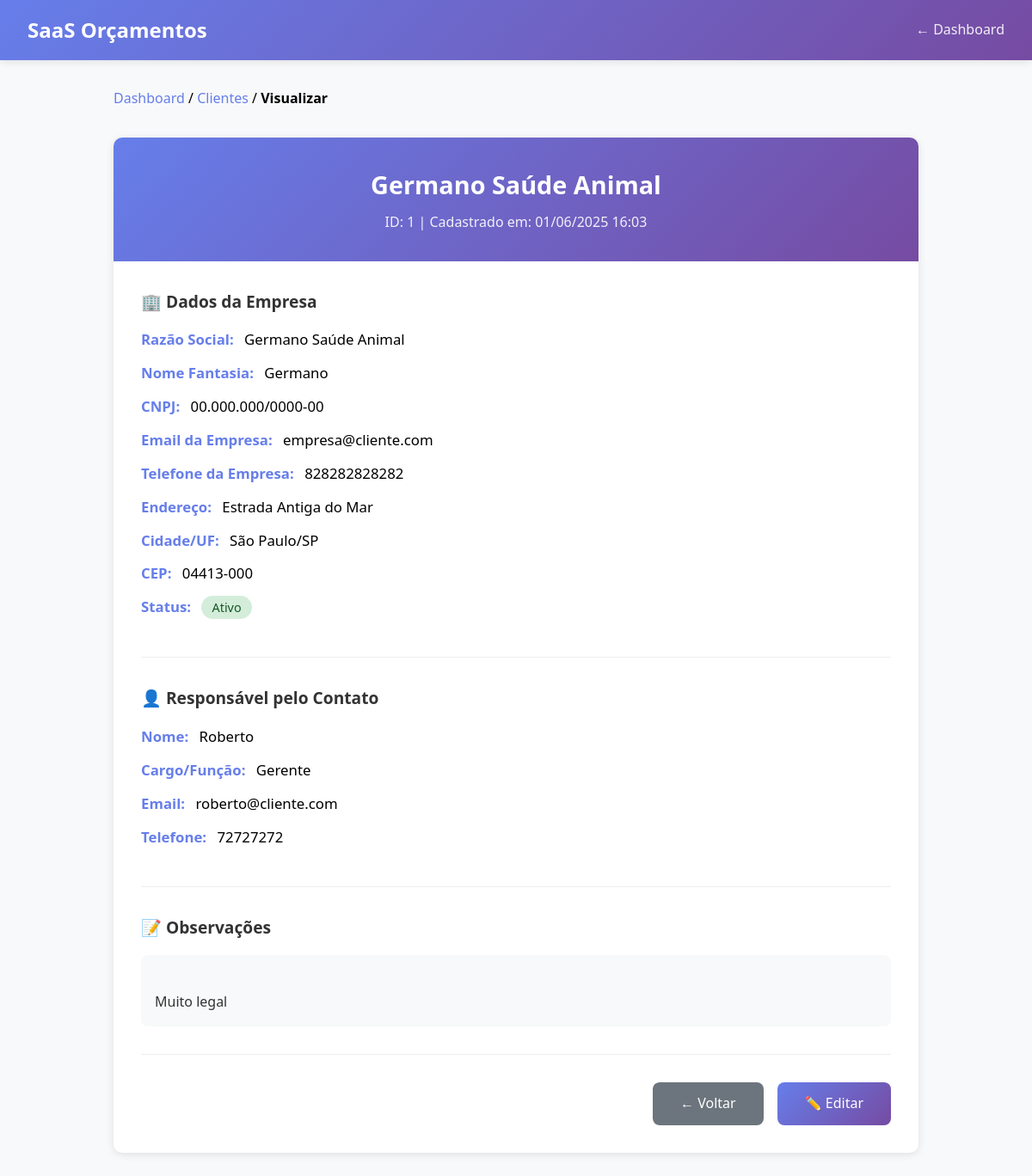
Page /clientes/visualizar.php?id=1 (signed in) on the committed database.
### tables this page shows
CREATE TABLE `clientes` (
  `id` int NOT NULL AUTO_INCREMENT,
  `empresa_id` int NOT NULL,
  `razao_social` varchar(200) NOT NULL,
  `nome_fantasia` varchar(200) DEFAULT NULL,
  `cnpj` varchar(18) NOT NULL,
  `responsavel_nome` varchar(100) NOT NULL,
  `responsavel_cargo` varchar(100) DEFAULT NULL,
  `telefone_empresa` varchar(20) DEFAULT NULL,
  `telefone_responsavel` varchar(20) DEFAULT NULL,
  `email_empresa` varchar(100) DEFAULT NULL,
  `email_responsavel` varchar(100) NOT NULL,
  `endereco` text,
  `cidade` varchar(100) DEFAULT NULL,
  `estado` varchar(2) DEFAULT NULL,
  `cep` varchar(10) DEFAULT NULL,
  `observacoes` text,
  `ativo` tinyint(1) DEFAULT '1',
  `data_criacao` timestamp NULL DEFAULT CURRENT_TIMESTAMP,
  `data_atualizacao` timestamp NULL DEFAULT CURRENT_TIMESTAMP ON UPDATE CURRENT_TIMESTAMP,
  PRIMARY KEY (`id`),
  KEY `idx_clientes_empresa` (`empresa_id`),
  KEY `idx_clientes_cnpj` (`cnpj`),
  CONSTRAINT `fk_clientes_empresa` FOREIGN KEY (`empresa_id`) REFERENCES `empresas` (`id`) ON DELETE CASCADE
);

### classes/Cliente.php (called while the page is built, shortened)
<?php
require_once __DIR__ . '/../config/database.php';
class Cliente {
    private $conn;
    private $table = 'clientes';
    public function __construct() {
        $database = new Database();
        $this->conn = $database->getConnection();
    }
    public function buscarCliente($id, $empresa_id) {
        try {
            $query = "SELECT * FROM " . $this->table . " WHERE id = :id AND empresa_id = :empresa_id";
            $stmt = $this->conn->prepare($query);
            $stmt->bindParam(':id', $id);
            $stmt->bindParam(':empresa_id', $empresa_id);
            $stmt->execute();
            if ($stmt->rowCount() > 0) {
                return ['success' => true, 'cliente' => $stmt->fetch()];
            } else {
                return ['success' => false, 'message' => 'Cliente não encontrado.'];
            }
        } catch (Exception $e) {
            return ['success' => false, 'message' => 'Erro ao buscar cliente: ' . $e->getMessage()];
        }
    }
}

### config/database.php (called while the page is built, shortened)
<?php
class Database {
    private $host = 'localhost';
    private $db_name = 'local';
    private $username = 'root';
    private $password = 'root';
    public function getConnection() {
        $this->conn = null;
        try {
            $this->conn = new PDO(
                "mysql:host=" . $this->host . ";dbname=" . $this->db_name . ";charset=utf8",
                $this->username,
                $this->password,
                [
                    PDO::ATTR_ERRMODE => PDO::ERRMODE_EXCEPTION,
                    PDO::ATTR_DEFAULT_FETCH_MODE => PDO::FETCH_ASSOC,
                    PDO::ATTR_EMULATE_PREPARES => false
                ]
            );
        } catch(PDOException $e) {
            echo "Erro de conexão: " . $e->getMessage();
            die();
        }
        return $this->conn;
    }
}
?>

### includes/functions.php (called while the page is built, shortened)
<?php
function formatCNPJ($cnpj) {
    $cnpj = preg_replace('/[^0-9]/', '', $cnpj);
    if (strlen($cnpj) == 14) {
        return substr($cnpj, 0, 2) . '.' .
               substr($cnpj, 2, 3) . '.' .
               substr($cnpj, 5, 3) . '/' .
               substr($cnpj, 8, 4) . '-' .
               substr($cnpj, 12, 2);
    }
    return $cnpj;
}
function formatCEP($cep) {
    $cep = preg_replace('/[^0-9]/', '', $cep);
    if (strlen($cep) == 8) {
        return substr($cep, 0, 5) . '-' . substr($cep, 5, 3);
    }
    return $cep;
}
?>

### public/clientes/visualizar.php (the view, shortened to what this page needs)
<?php
require_once __DIR__ . '/../../config/database.php';
require_once __DIR__ . '/../../classes/Cliente.php';
require_once __DIR__ . '/../../includes/functions.php';
$cliente = new Cliente();
$cliente_id = $_GET['id'];
$result = $cliente->buscarCliente($cliente_id, $_SESSION['empresa_id']);
$dados = $result['cliente'];
?>
<!DOCTYPE html>
<html lang="pt-BR">
<head>
</head>
<body>
    <div class="header">
        <div class="header-content">
            <h1><?php echo SITE_NAME; ?></h1>
            <div class="user-info">
                <a href="../dashboard.php">← Dashboard</a>
            </div>
        </div>
    </div>
    <div class="container">
        <div class="breadcrumb">
            <a href="../dashboard.php">Dashboard</a> /
            <a href="lista.php">Clientes</a> /
            <strong>Visualizar</strong>
        </div>
        <div class="card">
            <div class="card-header">
                <h2><?php echo htmlspecialchars($dados['razao_social']); ?></h2>
                <p>ID: <?php echo $dados['id']; ?> | Cadastrado em: <?php echo date('d/m/Y H:i', strtotime($dados['data_criacao'])); ?></p>
            </div>
            <div class="card-body">
                <div class="section">
                    <h3>🏢 Dados da Empresa</h3>
                    <ul class="info-list">
                        <li><span class="info-label">Razão Social:</span> <?php echo htmlspecialchars($dados['razao_social']); ?></li>
                        <li><span class="info-label">Nome Fantasia:</span> <?php echo htmlspecialchars($dados['nome_fantasia']); ?></li>
                        <li><span class="info-label">CNPJ:</span> <?php echo formatCNPJ($dados['cnpj']); ?></li>
                        <li><span class="info-label">Email da Empresa:</span> <?php echo htmlspecialchars($dados['email_empresa']); ?></li>
                        <li><span class="info-label">Telefone da Empresa:</span> <?php echo htmlspecialchars($dados['telefone_empresa']); ?></li>
                        <li><span class="info-label">Endereço:</span> <?php echo htmlspecialchars($dados['endereco']); ?></li>
                        <li><span class="info-label">Cidade/UF:</span> <?php echo htmlspecialchars($dados['cidade']); ?><?php echo $dados['estado'] ? '/' . $dados['estado'] : ''; ?></li>
                        <li><span class="info-label">CEP:</span> <?php echo formatCEP($dados['cep']); ?></li>
                        <li><span class="info-label">Status:</span> <span class="badge badge-<?php echo $dados['ativo'] ? 'success' : 'danger'; ?>"><?php echo $dados['ativo'] ? 'Ativo' : 'Inativo'; ?></span></li>
                    </ul>
                </div>
                <div class="section">
                    <h3>👤 Responsável pelo Contato</h3>
                    <ul class="info-list">
                        <li><span class="info-label">Nome:</span> <?php echo htmlspecialchars($dados['responsavel_nome']); ?></li>
                        <li><span class="info-label">Cargo/Função:</span> <?php echo htmlspecialchars($dados['responsavel_cargo']); ?></li>
                        <li><span class="info-label">Email:</span> <?php echo htmlspecialchars($dados['email_responsavel']); ?></li>
                        <li><span class="info-label">Telefone:</span> <?php echo htmlspecialchars($dados['telefone_responsavel']); ?></li>
                    </ul>
                </div>
                <div class="section">
                    <h3>📝 Observações</h3>
                    <div style="white-space: pre-line; color: #333; background: #f8f9fa; border-radius: 8px; padding: 1rem; min-height: 60px;">
                        <?php echo $dados['observacoes'] ? htmlspecialchars($dados['observacoes']) : '<span style="color:#aaa;">Nenhuma observação registrada.</span>'; ?>
                    </div>
                </div>
                <div class="form-actions">
                    <a href="lista.php" class="btn btn-secondary">← Voltar</a>
                    <a href="editar.php?id=<?php echo $dados['id']; ?>" class="btn btn-primary">✏️ Editar</a>
                </div>
            </div>
        </div>
    </div>
</body>
</html>

### public/clientes/visualizar.php (style rules this page uses)
* { margin: 0; padding: 0; box-sizing: border-box; }
body { font-family: 'Segoe UI', Tahoma, Geneva, Verdana, sans-serif; background-color: #f8f9fa; line-height: 1.6; }
.header { background: linear-gradient(135deg, #667eea 0%, #764ba2 100%); color: white; padding: 1rem 0; box-shadow: 0 2px 10px rgba(0,0,0,0.1); }
.header-content { max-width: 1200px; margin: 0 auto; padding: 0 2rem; display: flex; justify-content: space-between; align-items: center; }
.header h1 { font-size: 1.5rem; }
.user-info a { color: white; text-decoration: none; opacity: 0.9; transition: opacity 0.3s; }
.container { max-width: 1000px; margin: 0 auto; padding: 2rem; }
.breadcrumb { margin-bottom: 2rem; }
.breadcrumb a { color: #667eea; text-decoration: none; }
.card { background: white; border-radius: 10px; box-shadow: 0 2px 10px rgba(0,0,0,0.1); overflow: hidden; }
.card-header { background: linear-gradient(135deg, #667eea 0%, #764ba2 100%); color: white; padding: 2rem; text-align: center; }
.card-header h2 { margin: 0; font-size: 1.8rem; }
.card-header p { margin: 0.5rem 0 0 0; opacity: 0.9; }
.card-body { padding: 2rem; }
.section { margin-bottom: 2rem; padding-bottom: 2rem; border-bottom: 1px solid #eee; }
.section h3 { color: #333; margin-bottom: 1rem; font-size: 1.2rem; display: flex; align-items: center; gap: 0.5rem; }
.info-list { list-style: none; padding: 0; margin: 0; }
.info-list li { margin-bottom: 0.75rem; font-size: 1.05rem; }
.info-label { font-weight: 600; color: #667eea; margin-right: 0.5rem; }
.badge { padding: 0.25rem 0.75rem; border-radius: 20px; font-size: 0.9rem; font-weight: 500; }
.badge-success { background: #d4edda; color: #155724; }
.btn { padding: 0.75rem 2rem; border: none; border-radius: 8px; font-size: 1rem; font-weight: 500; cursor: pointer; text-decoration: none; display: inline-block; transition: transform 0.2s, box-shadow 0.2s; }
.btn-primary { background: linear-gradient(135deg, #667eea 0%, #764ba2 100%); color: white; }
.btn-secondary { background: #6c757d; color: white; }
.form-actions { display: flex; gap: 1rem; justify-content: flex-end; margin-top: 2rem; }

### rows in the picture
clientes: razao_social "Germano Saúde Animal", id "1", data_criacao "01/06/2025 16:03", nome_fantasia "Germano", cnpj "00.000.000/0000-00", email_empresa "empresa@cliente.com", telefone_empresa "828282828282", endereco "Estrada Antiga do Mar", cidade "São Paulo", estado "SP", cep "04413-000", responsavel_nome "Roberto", responsavel_cargo "Gerente", email_responsavel "roberto@cliente.com", telefone_responsavel "72727272", observacoes "Muito legal"

### other values in the picture
SITE_NAME "SaaS Orçamentos"
